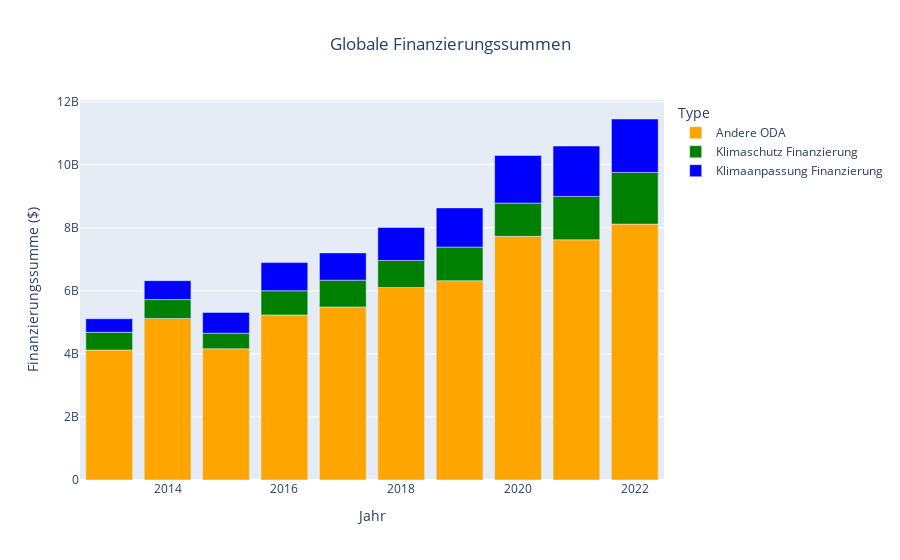

The cell this chart's notebook holds for it:
### Code cell
split_df = pd.read_csv('../upload_data/split_globe.csv')


fig = px.bar(split_df, x='Year', y='Amount', color='Type',
            title='Globale Finanzierungssummen',
            labels={'Amount': 'Finanzierungssumme ($)', 'Year': 'Jahr'},
            category_orders={'Type': ['Andere ODA','Klimaschutz Finanzierung', 'Klimaanpassung Finanzierung']},
            color_discrete_map={'Andere ODA': 'orange', 'Klimaschutz Finanzierung': 'green', 'Klimaanpassung Finanzierung': 'blue'}
            )# This ensures consistent color ordering

fig.update_layout(title_x=0.5)

fig.show()

### Figure 1 — Plotly figure (JSON) as saved in the notebook; plotly's stock layout.template omitted (floating-point values rounded to 4 significant figures)
{"data": [{"alignmentgroup": "True", "hovertemplate": "Type=Andere ODA<br>Jahr=%{x}<br>Finanzierungssumme ($)=%{y}<extra></extra>", "legendgroup": "Andere ODA", "marker": {"color": "orange", "pattern": {"shape": ""}}, "name": "Andere ODA", "offsetgroup": "Andere ODA", "orientation": "v", "showlegend": true, "textposition": "auto", "type": "bar", "x": [2013, 2014, 2015, 2016, 2017, 2018, 2019, 2020, 2021, 2022], "xaxis": "x", "y": [4124000000.0, 5126000000.0, 4164000000.0, 5236000000.0, 5490000000.0, 6109000000.0, 6322369446, 7731000000.0, 7621000000.0, 8118000000.0], "yaxis": "y"}, {"alignmentgroup": "True", "hovertemplate": "Type=Klimaschutz Finanzierung<br>Jahr=%{x}<br>Finanzierungssumme ($)=%{y}<extra></extra>", "legendgroup": "Klimaschutz Finanzierung", "marker": {"color": "green", "pattern": {"shape": ""}}, "name": "Klimaschutz Finanzierung", "offsetgroup": "Klimaschutz Finanzierung", "orientation": "v", "showlegend": true, "textposition": "auto", "type": "bar", "x": [2013, 2014, 2015, 2016, 2017, 2018, 2019, 2020, 2021, 2022], "xaxis": "x", "y": [561335063, 597500000.0, 491400000.0, 767400000.0, 849400000.0, 855800231, 1067000000.0, 1054000000.0, 1376000000.0, 1641000000.0], "yaxis": "y"}, {"alignmentgroup": "True", "hovertemplate": "Type=Klimaanpassung Finanzierung<br>Jahr=%{x}<br>Finanzierungssumme ($)=%{y}<extra></extra>", "legendgroup": "Klimaanpassung Finanzierung", "marker": {"color": "blue", "pattern": {"shape": ""}}, "name": "Klimaanpassung Finanzierung", "offsetgroup": "Klimaanpassung Finanzierung", "orientation": "v", "showlegend": true, "textposition": "auto", "type": "bar", "x": [2013, 2014, 2015, 2016, 2017, 2018, 2019, 2020, 2021, 2022], "xaxis": "x", "y": [430800000.0, 599863973, 661400000.0, 893300000.0, 865653914, 1048000000.0, 1243000000.0, 1510000000.0, 1596187821, 1693000000.0], "yaxis": "y"}], "layout": {"barmode": "relative", "legend": {"title": {"text": "Type"}, "tracegroupgap": 0}, "title": {"text": "Globale Finanzierungssummen", "x": 0.5}, "xaxis": {"anchor": "y", "domain": [0, 1], "title": {"text": "Jahr"}}, "yaxis": {"anchor": "x", "domain": [0, 1], "title": {"text": "Finanzierungssumme ($)"}}}}
